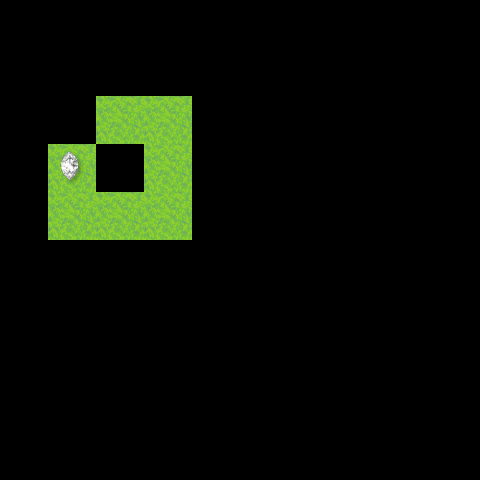

A 2D game scene composited from a Tiled map and its tileset images. What follows is a short description and the map's XML, with every tile layer's data as written:
An orthogonal 10x10 tile map with 48x48 px tiles, 2 tile layers (ground, object).

<map version="1.2" tiledversion="1.2.5" orientation="orthogonal" renderorder="right-down" width="10" height="10" tilewidth="48" tileheight="48" infinite="0" nextlayerid="3" nextobjectid="1">
 <tileset firstgid="1" name="0-99" tilewidth="48" tileheight="48" tilecount="110" columns="10">
  <image source="0-99-2.png" width="480" height="528" />
 </tileset>
 <layer id="2" name="ground" width="10" height="10">
  <data encoding="csv">
0,0,0,0,0,0,0,0,0,0,
0,0,0,0,0,0,0,0,0,0,
0,0,51,51,0,0,0,0,0,0,
0,51,0,51,0,0,0,0,0,0,
0,51,51,51,0,0,0,0,0,0,
0,0,0,0,0,0,0,0,0,0,
0,0,0,0,0,0,0,0,0,0,
0,0,0,0,0,0,0,0,0,0,
0,0,0,0,0,0,0,0,0,0,
0,0,0,0,0,0,0,0,0,0
</data>
 </layer>
 <layer id="1" name="object" width="10" height="10">
  <data encoding="csv">
0,0,0,0,0,0,0,0,0,0,
0,0,0,0,0,0,0,0,0,0,
0,0,0,0,0,0,0,0,0,0,
0,61,0,0,0,0,0,0,0,0,
0,0,0,0,0,0,0,0,0,0,
0,0,0,0,0,0,0,0,0,0,
0,0,0,0,0,0,0,0,0,0,
0,0,0,0,0,0,0,0,0,0,
0,0,0,0,0,0,0,0,0,0,
0,0,0,0,0,0,0,0,0,0
</data>
 </layer>
</map>
